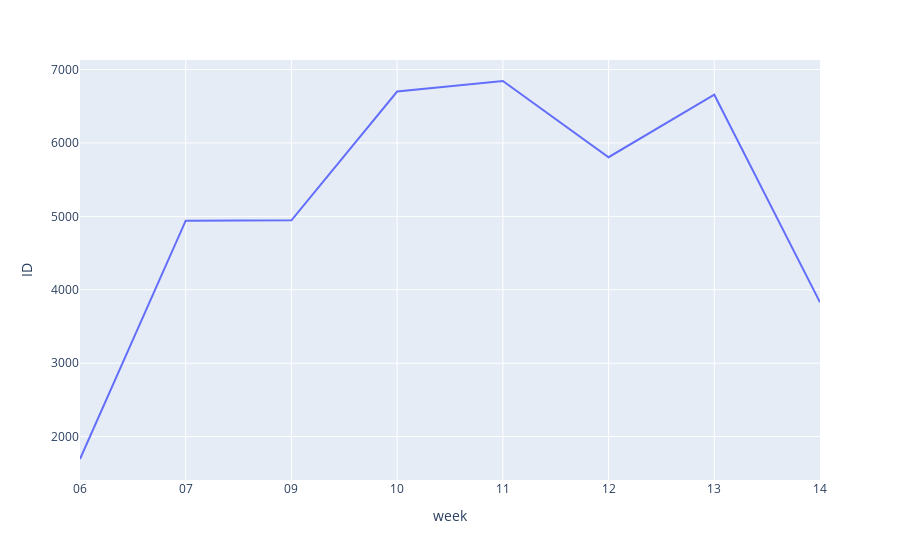

Notebook code for this chart:
### Markdown cell above
2. Quantidade de pedidos por semana.

### Code cell
dataset['week'] = dataset['Order_Date'].dt.strftime('%U')
df1 = dataset.loc[:, ['ID', 'week']].groupby(['week']).count().reset_index()
px.line(df1, x='week', y='ID')

### Figure 1 — Plotly figure (JSON) as saved in the notebook; plotly's stock layout.template omitted (floating-point values rounded to 4 significant figures)
{"data": [{"hovertemplate": "week=%{x}<br>ID=%{y}<extra></extra>", "legendgroup": "", "line": {"color": "#636efa", "dash": "solid"}, "marker": {"symbol": "circle"}, "mode": "lines", "name": "", "orientation": "v", "showlegend": false, "type": "scatter", "x": ["06", "07", "09", "10", "11", "12", "13", "14"], "xaxis": "x", "y": [1695, 4941, 4947, 6700, 6844, 5806, 6657, 3829], "yaxis": "y"}], "layout": {"legend": {"tracegroupgap": 0}, "margin": {"t": 60}, "xaxis": {"anchor": "y", "domain": [0, 1], "title": {"text": "week"}}, "yaxis": {"anchor": "x", "domain": [0, 1], "title": {"text": "ID"}}}}
